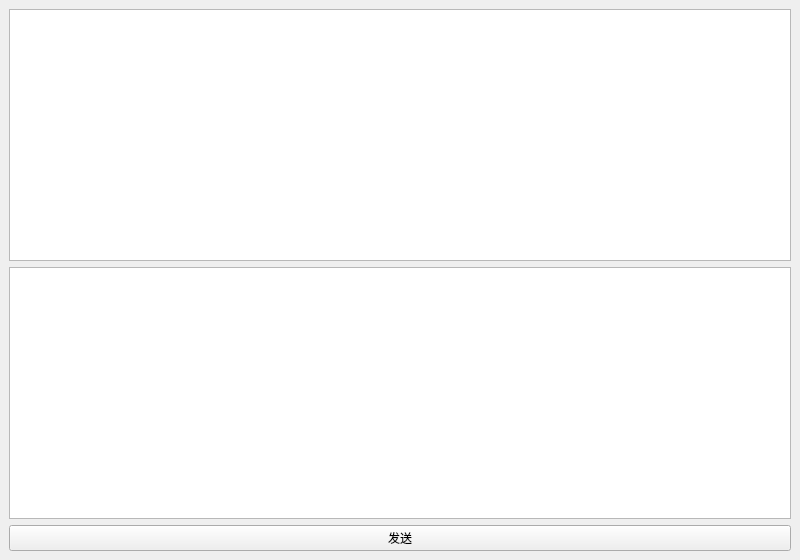
<?xml version="1.0" encoding="UTF-8"?>
<ui version="4.0">
 <class>MainWindow</class>
 <widget class="QMainWindow" name="MainWindow">
  <property name="geometry">
   <rect>
    <x>0</x>
    <y>0</y>
    <width>800</width>
    <height>560</height>
   </rect>
  </property>
  <property name="windowTitle">
   <string>MainWindow</string>
  </property>
  <widget class="QWidget" name="centralwidget">
   <layout class="QGridLayout" name="gridLayout">
    <item row="3" column="0">
     <widget class="QPushButton" name="pushButton">
      <property name="text">
       <string>发送</string>
      </property>
     </widget>
    </item>
    <item row="2" column="0">
     <widget class="QTextEdit" name="txMsg"/>
    </item>
    <item row="1" column="0">
     <widget class="QListWidget" name="listWidget"/>
    </item>
   </layout>
  </widget>
  <widget class="QMenuBar" name="menubar">
   <property name="geometry">
    <rect>
     <x>0</x>
     <y>0</y>
     <width>800</width>
     <height>24</height>
    </rect>
   </property>
  </widget>
 </widget>
 <resources/>
 <connections/>
</ui>
